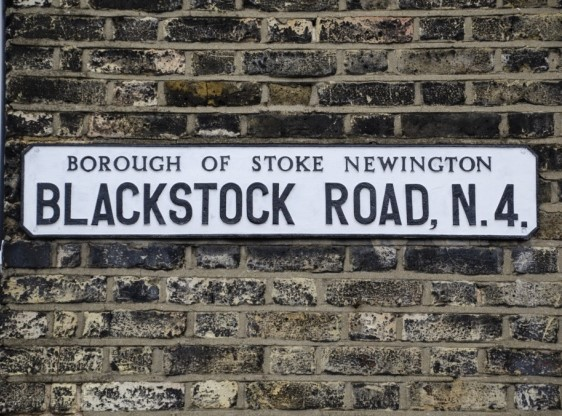
%> input picture images/sign2.jpg, 562 x 416 px
$ octave main.m   (GNU Octave 9; MATLAB toolbox functions it lacks are replaced by stand-ins)
%> lines starting %> are read from the running program, lines starting %| are printed output that depends on the picture; in (x1, y1, x2, y2) boxes, pixels count from 0 and x2, y2 are one past the last pixel; in counts of white or black regions, pixels touching at a corner belong together; the program's own positions count from 1
%> further down, colorImage is the input picture: size 416x562x3 uint8; mean R, G, B 104.4, 102, 98
### preprocess.m
%----------------------------------------------------------------------
%                   Stephen Moore                   4/25/2020
%                   DSP Final Project
%             Pre-Processing Initial Image
%
% https://www.mathworks.com/help/images/ref/imadjust.html
% https://www.mathworks.com/help/images/ref/medfilt2.html
%----------------------------------------------------------------------
function result = preprocess(I)

bwImage = rgb2gray(I); %set image to grayscale
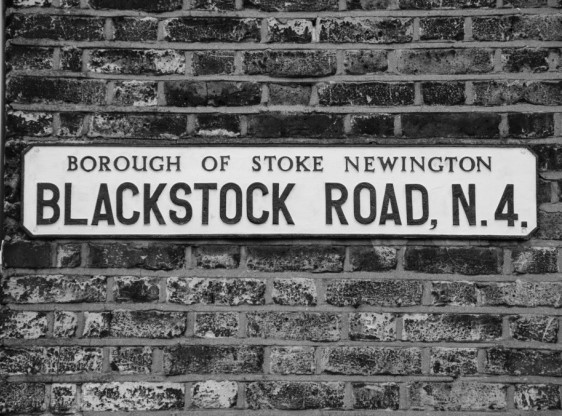
%> bwImage: size 416x562 uint8; min 0, max 242, mean 102.3

contrastImage = imadjust(bwImage,[0.4 0.7],[]); %set contrast limits
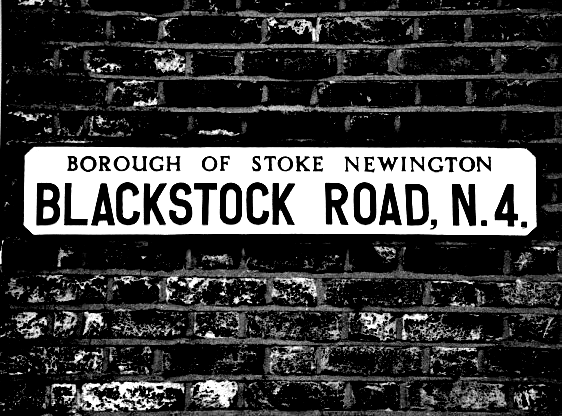
%> contrastImage: size 416x562 uint8; min 0, max 255, mean 62.1

filteredImage = medfilt2(contrastImage); %2D median filtering
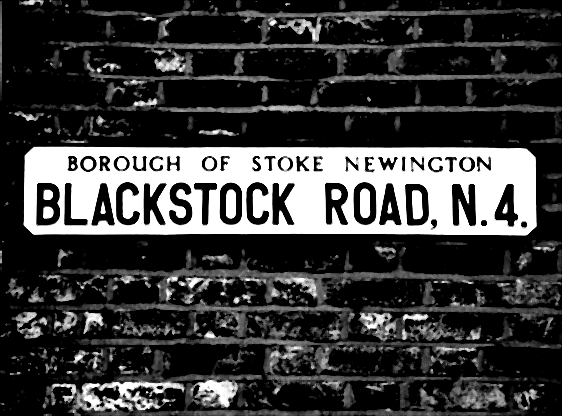
%> filteredImage: size 416x562 uint8; min 0, max 255, mean 59.4

result = filteredImage;

end

### segment.m
%----------------------------------------------------------------------
%                   Stephen Moore                   4/25/2020
%                   DSP Final Project
% Binarize a 2D image, adjust for change in foreground brightness
%
%
% https://www.mathworks.com/help/images/ref/imbinarize.html
%----------------------------------------------------------------------
function result = segment(I)

BW = imbinarize(I,'adaptive','ForegroundPolarity','dark','Sensitivity',0.6);
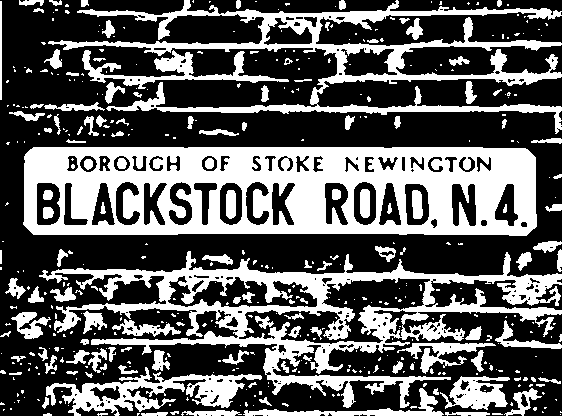
%> BW: size 416x562 logical; 37.1% white; 444 white regions (316 under 20 px), largest, box (x1, y1, x2, y2) and area: (23, 147, 537, 236) 32116, (39, 251, 562, 408) 18894, (48, 0, 562, 134) 12754
result = BW;

end

### main.m
%----------------------------------------------------------------------
%                   Stephen Moore                   4/25/2020
%                   DSP Final Project
%             Text Detection in Natural Signage
%----------------------------------------------------------------------

%----------------------------------------------------------------------
%                   Load Image
%         There are 5 signs within the imageset
%----------------------------------------------------------------------

colorImage = imread('images/sign2.jpg'); %load image

figure
imshow(colorImage)
title('Original Image')

%----------------------------------------------------------------------
%                   Image Pre-Processing
%
% preprocess.m
% segment.m
%----------------------------------------------------------------------

image = preprocess(colorImage);
image2 = segment(image);

figure
imshow(image)

figure
imshow(image2)

%----------------------------------------------------------------------
%           Finding the Maximally Stable External Region
%
% https://www.mathworks.com/help/vision/ref/detectmserfeatures.html
%----------------------------------------------------------------------

%> (the run ends here)
